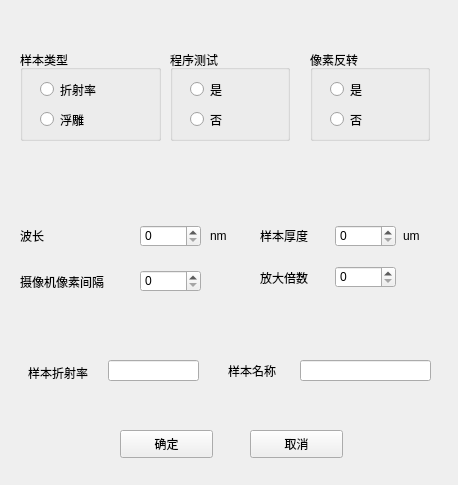
<?xml version="1.0" encoding="UTF-8"?>
<ui version="4.0">
 <class>ParamSet</class>
 <widget class="QWidget" name="ParamSet">
  <property name="geometry">
   <rect>
    <x>0</x>
    <y>0</y>
    <width>458</width>
    <height>485</height>
   </rect>
  </property>
  <property name="windowTitle">
   <string>参数设置</string>
  </property>
  <widget class="QLabel" name="labelLamda">
   <property name="geometry">
    <rect>
     <x>20</x>
     <y>220</y>
     <width>61</width>
     <height>31</height>
    </rect>
   </property>
   <property name="text">
    <string>波长</string>
   </property>
  </widget>
  <widget class="QSpinBox" name="spinBoxLamda">
   <property name="geometry">
    <rect>
     <x>140</x>
     <y>225</y>
     <width>61</width>
     <height>22</height>
    </rect>
   </property>
   <property name="maximum">
    <number>1000</number>
   </property>
  </widget>
  <widget class="QLabel" name="labelLamdaUnit">
   <property name="geometry">
    <rect>
     <x>210</x>
     <y>220</y>
     <width>31</width>
     <height>31</height>
    </rect>
   </property>
   <property name="text">
    <string>nm</string>
   </property>
  </widget>
  <widget class="QGroupBox" name="groupType">
   <property name="geometry">
    <rect>
     <x>20</x>
     <y>50</y>
     <width>141</width>
     <height>91</height>
    </rect>
   </property>
   <property name="title">
    <string>样本类型</string>
   </property>
   <widget class="QRadioButton" name="radioRelief">
    <property name="geometry">
     <rect>
      <x>20</x>
      <y>60</y>
      <width>115</width>
      <height>19</height>
     </rect>
    </property>
    <property name="text">
     <string>浮雕</string>
    </property>
   </widget>
   <widget class="QRadioButton" name="radioRefraction">
    <property name="geometry">
     <rect>
      <x>20</x>
      <y>30</y>
      <width>115</width>
      <height>19</height>
     </rect>
    </property>
    <property name="text">
     <string>折射率</string>
    </property>
   </widget>
  </widget>
  <widget class="QLabel" name="labelRefraction">
   <property name="geometry">
    <rect>
     <x>28</x>
     <y>357</y>
     <width>91</width>
     <height>31</height>
    </rect>
   </property>
   <property name="text">
    <string>样本折射率</string>
   </property>
  </widget>
  <widget class="QLabel" name="labelThick">
   <property name="geometry">
    <rect>
     <x>260</x>
     <y>220</y>
     <width>91</width>
     <height>31</height>
    </rect>
   </property>
   <property name="text">
    <string>样本厚度</string>
   </property>
  </widget>
  <widget class="QLabel" name="labelThickUnit">
   <property name="geometry">
    <rect>
     <x>403</x>
     <y>220</y>
     <width>31</width>
     <height>31</height>
    </rect>
   </property>
   <property name="text">
    <string>um</string>
   </property>
  </widget>
  <widget class="QSpinBox" name="spinBoxThick">
   <property name="geometry">
    <rect>
     <x>335</x>
     <y>225</y>
     <width>61</width>
     <height>22</height>
    </rect>
   </property>
  </widget>
  <widget class="QLineEdit" name="lineRefraction">
   <property name="geometry">
    <rect>
     <x>108</x>
     <y>360</y>
     <width>91</width>
     <height>21</height>
    </rect>
   </property>
  </widget>
  <widget class="QLabel" name="labelSpace">
   <property name="geometry">
    <rect>
     <x>20</x>
     <y>266</y>
     <width>121</width>
     <height>31</height>
    </rect>
   </property>
   <property name="text">
    <string>摄像机像素间隔</string>
   </property>
  </widget>
  <widget class="QSpinBox" name="spinBoxSpace">
   <property name="geometry">
    <rect>
     <x>140</x>
     <y>270</y>
     <width>61</width>
     <height>22</height>
    </rect>
   </property>
  </widget>
  <widget class="QLabel" name="labelScale">
   <property name="geometry">
    <rect>
     <x>260</x>
     <y>262</y>
     <width>71</width>
     <height>31</height>
    </rect>
   </property>
   <property name="text">
    <string>放大倍数</string>
   </property>
  </widget>
  <widget class="QSpinBox" name="spinBoxScale">
   <property name="geometry">
    <rect>
     <x>335</x>
     <y>266</y>
     <width>61</width>
     <height>22</height>
    </rect>
   </property>
  </widget>
  <widget class="QLabel" name="labelName">
   <property name="geometry">
    <rect>
     <x>228</x>
     <y>355</y>
     <width>91</width>
     <height>31</height>
    </rect>
   </property>
   <property name="text">
    <string>样本名称</string>
   </property>
  </widget>
  <widget class="QLineEdit" name="lineEditName">
   <property name="geometry">
    <rect>
     <x>300</x>
     <y>360</y>
     <width>131</width>
     <height>21</height>
    </rect>
   </property>
  </widget>
  <widget class="QGroupBox" name="groupTest">
   <property name="geometry">
    <rect>
     <x>170</x>
     <y>50</y>
     <width>120</width>
     <height>91</height>
    </rect>
   </property>
   <property name="title">
    <string>程序测试</string>
   </property>
   <widget class="QRadioButton" name="radioTestNo">
    <property name="geometry">
     <rect>
      <x>20</x>
      <y>60</y>
      <width>71</width>
      <height>19</height>
     </rect>
    </property>
    <property name="text">
     <string>否</string>
    </property>
   </widget>
   <widget class="QRadioButton" name="radioTestYes">
    <property name="geometry">
     <rect>
      <x>20</x>
      <y>30</y>
      <width>81</width>
      <height>19</height>
     </rect>
    </property>
    <property name="text">
     <string>是</string>
    </property>
   </widget>
  </widget>
  <widget class="QGroupBox" name="groupReverse">
   <property name="geometry">
    <rect>
     <x>310</x>
     <y>50</y>
     <width>120</width>
     <height>91</height>
    </rect>
   </property>
   <property name="title">
    <string>像素反转</string>
   </property>
   <widget class="QRadioButton" name="radioReverseNo">
    <property name="geometry">
     <rect>
      <x>20</x>
      <y>60</y>
      <width>71</width>
      <height>19</height>
     </rect>
    </property>
    <property name="text">
     <string>否</string>
    </property>
   </widget>
   <widget class="QRadioButton" name="radioReverseYes">
    <property name="geometry">
     <rect>
      <x>20</x>
      <y>30</y>
      <width>81</width>
      <height>19</height>
     </rect>
    </property>
    <property name="text">
     <string>是</string>
    </property>
   </widget>
  </widget>
  <widget class="QPushButton" name="btnOk">
   <property name="geometry">
    <rect>
     <x>120</x>
     <y>430</y>
     <width>93</width>
     <height>28</height>
    </rect>
   </property>
   <property name="text">
    <string>确定</string>
   </property>
  </widget>
  <widget class="QPushButton" name="btnCancel">
   <property name="geometry">
    <rect>
     <x>250</x>
     <y>430</y>
     <width>93</width>
     <height>28</height>
    </rect>
   </property>
   <property name="text">
    <string>取消</string>
   </property>
  </widget>
 </widget>
 <resources/>
 <connections/>
</ui>
